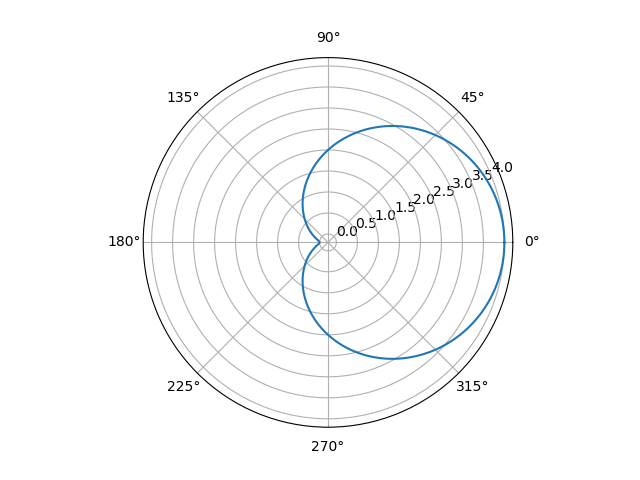

Generate this figure with Python:
import pylab

theta = pylab.linspace(0, 2.*pylab.pi, 1000)
a = 1.
r = 2 * a * (1. + pylab.cos(theta))
pylab.polar(theta, r)

pylab.savefig('cardioid.png')
